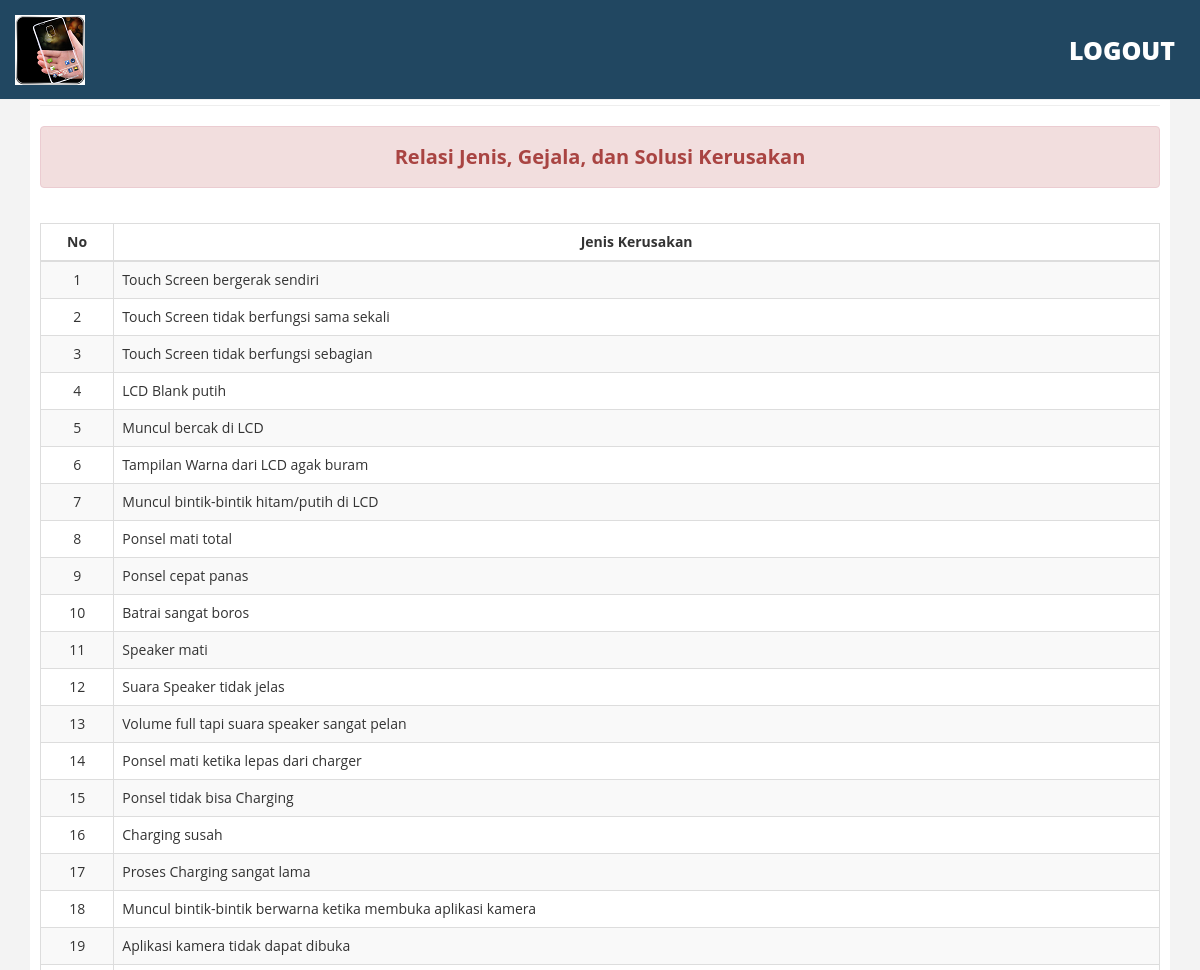
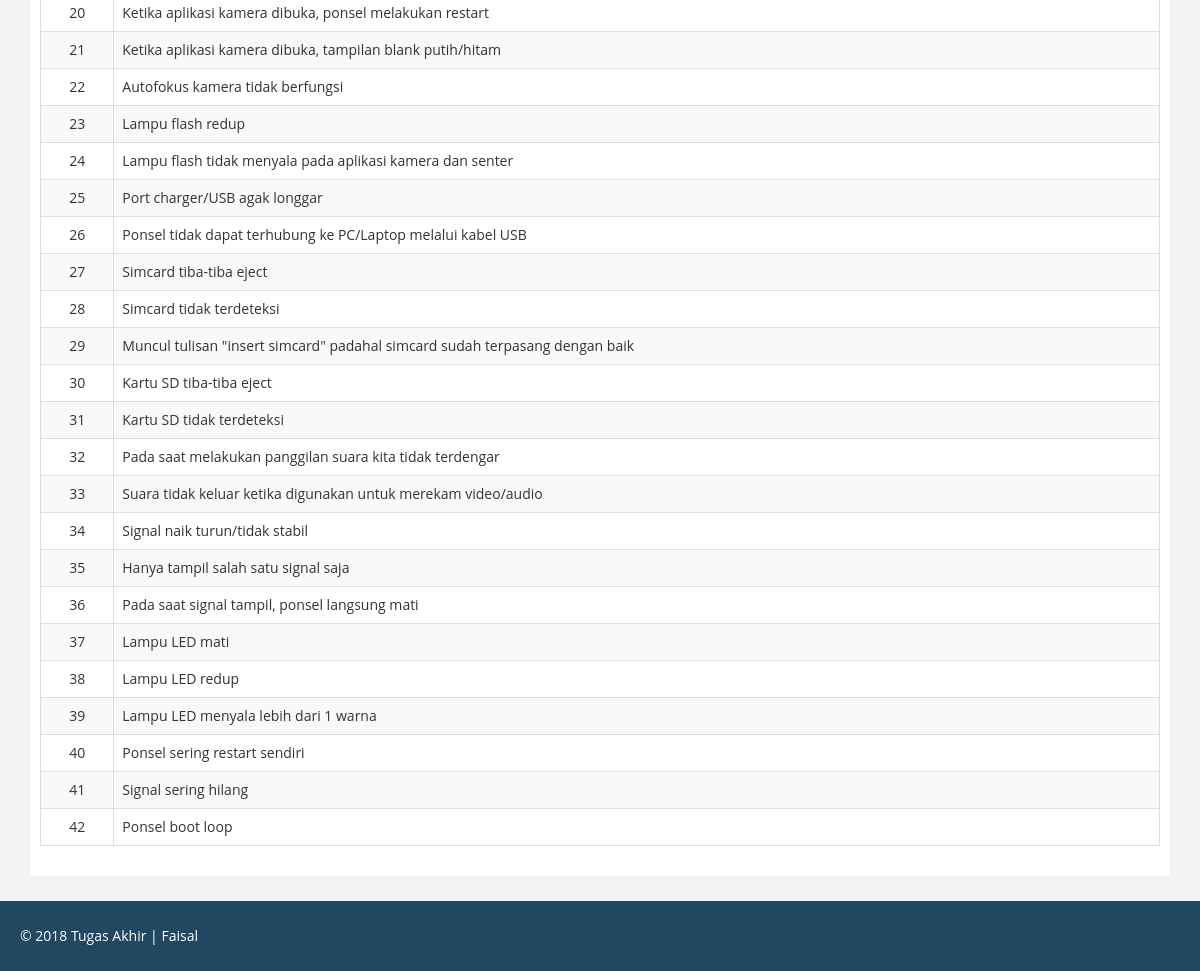
Screenshot of /admin/lihatrelasi with the database file from the repository (2 pictures, top to bottom).
### tables this page shows
CREATE TABLE IF NOT EXISTS `gejala_kerusakan` (
  `id` int(11) NOT NULL AUTO_INCREMENT,
  `nama` varchar(200) NOT NULL,
  `cf` double NOT NULL,
  `kode` varchar(5) NOT NULL,
  PRIMARY KEY (`id`),
  UNIQUE KEY `kode` (`kode`)
);

### application/controllers/Admin_controller.php (called while the page is built, shortened)
<?php
class Admin_controller extends CI_Controller
{
    function __construct()
    {
        $this->load->model('Admin_model');
    }
    function lihat_relasi()
    {
        $data['gejala'] = $this->Admin_model->lihatGejalaKerusakan();
        $data['jenis'] = $this->Admin_model->lihatJenisKerusakan();
        $data['solusi'] = $this->Admin_model->lihatSolusiKerusakan();
        $data['footer'] = $this->load->view("admin/footer.php", '', TRUE);
        $data['header'] = $this->load->view("admin/header.php", '', TRUE);
        $this->load->view('admin/lihat_relasi', $data);
    }
}

### index.php (called while the page is built, shortened)
<?php
require_once BASEPATH.'core/CodeIgniter.php';

### application/models/Admin_model.php (called while the page is built, shortened)
<?php
class Admin_model extends CI_Model
{
    function lihatGejalaKerusakan()
    {
       $sql = "select * from gejala_kerusakan order by cast(replace(kode, 'G', '') as unsigned) asc";
       $query  = $this->db->query($sql);
        return $query->result_array();
    }
    function lihatJenisKerusakan()
    {
        $this->db->from('jenis_kerusakan');
        $this->db->order_by('kode', 'asc');
        $query = $this->db->get();
        return $query->result_array();
    }
    function lihatSolusiKerusakan()
    {
        $this->db->from('solusi_kerusakan');
        $this->db->order_by('nama', 'asc');
        $query = $this->db->get();
        return $query->result_array();
    }
}

### application/views/admin/lihat_relasi.php (the view, shortened to what this page needs)
<!DOCTYPE html>
<html xmlns="http://www.w3.org/1999/xhtml">
<head>
	<link href="<?php echo base_url("assets/admin"); ?>/css/bootstrap.css" rel="stylesheet" />
	<link href="<?php echo base_url("assets/admin"); ?>/css/font-awesome.css" rel="stylesheet" />
	<link href="<?php echo base_url("assets/admin"); ?>/css/custom.css" rel="stylesheet" />
</head>
<body>
	<div id="wrapper">
		<?php echo $header;?>
		<div id="page-wrapper" >
			<div class="container">
				<div id="page-inner">
					<hr />
					<div class="row">
						<div class="col-lg-12">
							<div class="alert alert-danger text-center" style="font-size: 20px;">
								<strong>Relasi Jenis, Gejala, dan Solusi Kerusakan</strong>
							</div>
						</div>
					</div>
					<div class="row text-center pad-top">
						<div class="col-lg-12 col-md-12 col-sm-12 col-xs-6">
							<table class="table table-striped table-bordered">
								<thead>
									<tr>
										<th class="text-center">No</th>
										<th class="text-center">Jenis Kerusakan</th>
									</tr>
								</thead>
								<tbody>
									<?php foreach ($gejala as $key => $value): ?>
									<tr>
										<td class="text-center"><?php echo ($key+1) ?></td>
										<td class="text-left"><?php echo $value['nama']?></td>
									</tr>
									<?php endforeach ?>
								</tbody>
							</table>
						</div>
					</div>
				</div>
			</div>
		</div>
	</div>
	<?php echo $footer;?>
</body>
</html>

### assets/admin/css/custom.css (style rules this page uses)
body { font-family: 'Open Sans', sans-serif; line-height:30px; }
#wrapper { width: 100%; margin-top:50px; }
#page-wrapper { padding: 15px 0px; min-height: 600px; background:#F3F3F3; }
#page-inner { width:100%; margin:10px 20px 10px 0px; background-color:#fff!important; padding:10px; min-height:1050px; }
.pad-top { padding-top:15px; }
@media (min-width:768px) { #page-wrapper { padding: 15px 0px; min-height: 1050px; } }

### rows the page displays
gejala_kerusakan: nama "Touch Screen bergerak sendiri"
gejala_kerusakan: nama "Touch Screen tidak berfungsi sama sekali"
gejala_kerusakan: nama "Touch Screen tidak berfungsi sebagian"
gejala_kerusakan: nama "LCD Blank putih"
gejala_kerusakan: nama "Muncul bercak di LCD"
gejala_kerusakan: nama "Tampilan Warna dari LCD agak buram"
gejala_kerusakan: nama "Muncul bintik-bintik hitam/putih di LCD"
gejala_kerusakan: nama "Ponsel mati total"
gejala_kerusakan: nama "Ponsel cepat panas"
gejala_kerusakan: nama "Batrai sangat boros"
gejala_kerusakan: nama "Speaker mati"
gejala_kerusakan: nama "Suara Speaker tidak jelas"
gejala_kerusakan: nama "Volume full tapi suara speaker sangat pelan"
gejala_kerusakan: nama "Ponsel mati ketika lepas dari charger"
gejala_kerusakan: nama "Ponsel tidak bisa Charging"
gejala_kerusakan: nama "Charging susah"
gejala_kerusakan: nama "Proses Charging sangat lama"
gejala_kerusakan: nama "Muncul bintik-bintik berwarna ketika membuka aplikasi kamera"
gejala_kerusakan: nama "Aplikasi kamera tidak dapat dibuka"
gejala_kerusakan: nama "Ketika aplikasi kamera dibuka, ponsel melakukan restart"
gejala_kerusakan: nama "Ketika aplikasi kamera dibuka, tampilan blank putih/hitam"
gejala_kerusakan: nama "Autofokus kamera tidak berfungsi"
gejala_kerusakan: nama "Lampu flash redup"
gejala_kerusakan: nama "Lampu flash tidak menyala pada aplikasi kamera dan senter"
gejala_kerusakan: nama "Port charger/USB agak longgar"
gejala_kerusakan: nama "Ponsel tidak dapat terhubung ke PC/Laptop melalui kabel USB"
gejala_kerusakan: nama "Simcard tiba-tiba eject"
gejala_kerusakan: nama "Simcard tidak terdeteksi"
gejala_kerusakan: nama "Muncul tulisan \"insert simcard\" padahal simcard sudah terpasang dengan baik"
gejala_kerusakan: nama "Kartu SD tiba-tiba eject"
gejala_kerusakan: nama "Kartu SD tidak terdeteksi"
gejala_kerusakan: nama "Pada saat melakukan panggilan suara kita tidak terdengar"
gejala_kerusakan: nama "Suara tidak keluar ketika digunakan untuk merekam video/audio"
gejala_kerusakan: nama "Signal naik turun/tidak stabil"
gejala_kerusakan: nama "Hanya tampil salah satu signal saja"
gejala_kerusakan: nama "Pada saat signal tampil, ponsel langsung mati"
gejala_kerusakan: nama "Lampu LED mati"
gejala_kerusakan: nama "Lampu LED redup"
gejala_kerusakan: nama "Lampu LED menyala lebih dari 1 warna"
gejala_kerusakan: nama "Ponsel sering restart sendiri"
gejala_kerusakan: nama "Signal sering hilang"
gejala_kerusakan: nama "Ponsel boot loop"
